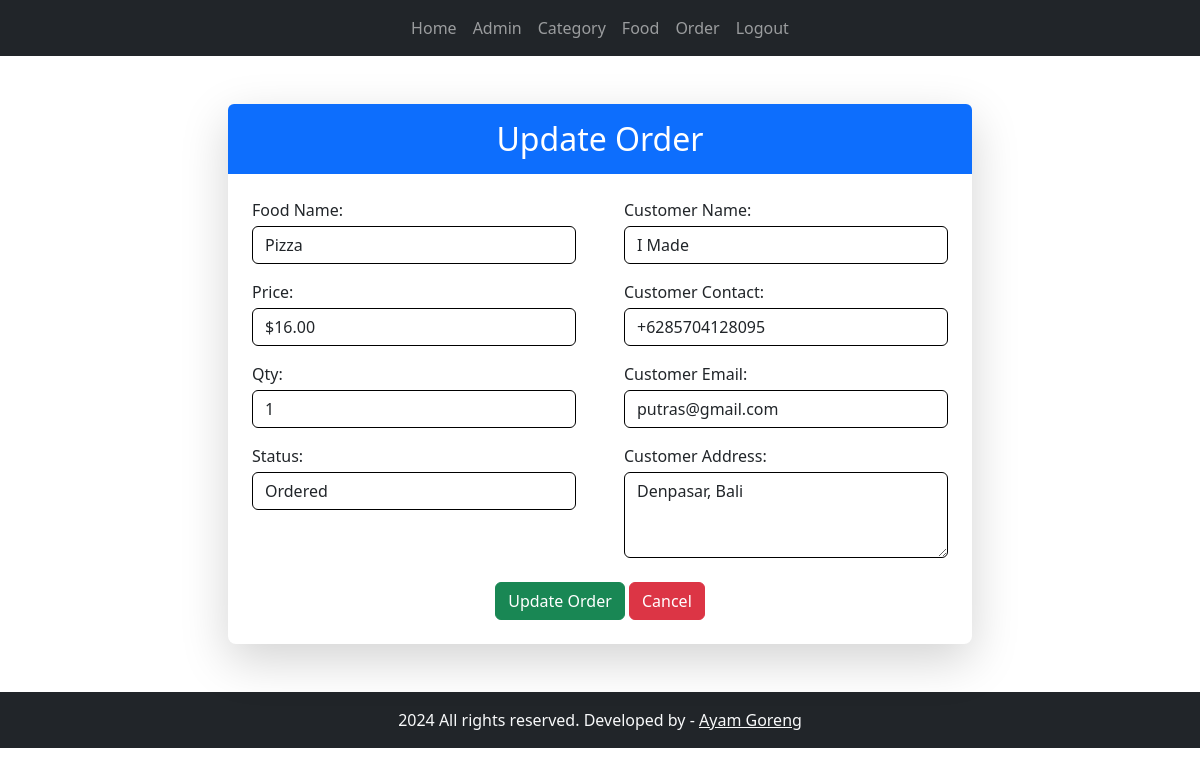
The page /admin/update-order.php?id=10 (signed in) on the database its author committed.
### tables this page shows
CREATE TABLE `tbl_order` (
  `id` int(10) UNSIGNED NOT NULL,
  `food` varchar(150) NOT NULL,
  `price` decimal(10,2) NOT NULL,
  `qty` int(11) NOT NULL,
  `total` decimal(10,2) NOT NULL,
  `order_date` datetime NOT NULL,
  `status` varchar(50) NOT NULL,
  `customer_name` varchar(150) NOT NULL,
  `customer_contact` varchar(20) NOT NULL,
  `customer_email` varchar(150) NOT NULL,
  `customer_address` varchar(255) NOT NULL
);

### admin/update-order.php (the view, shortened to what this page needs)
<?php include "partials/menu.php" ?>
<main class="bg-secondary-emphasis d-flex justify-content-center align-items-center py-5">
  <div class="container row">
    <div class="pb-4 col-12 col-lg-10 col-xl-8 mx-auto rounded-3 shadow-lg px-0">
      <h2 class="text-center mb-4 py-3 bg-primary text-white rounded-top">Update Order</h2>
      <?php
      if (isset($_GET['id'])) {
        $id = $_GET['id'];
        $sql = "SELECT * FROM tbl_order WHERE id = $id";
        $res = mysqli_query($conn, $sql);
        $count = mysqli_num_rows($res);
        if ($count == 1) {
          $row = mysqli_fetch_assoc($res);
          $food = $row['food'];
          $price = $row['price'];
          $qty = $row['qty'];
          $status = $row['status'];
          $customer_name = $row['customer_name'];
          $customer_contact = $row['customer_contact'];
          $customer_email = $row['customer_email'];
          $customer_address = $row['customer_address'];
        } else header('location:' . SITEURL . "admin/manage-admin.php");
      } else header('location:' . SITEURL . "admin/manage-admin.php");
      ?>
      <form action="" method="post">
        <div class="container">
          <div class="row justify-content-center">
            <div class="col-md-6 px-4">
              <div class="form-group mb-3">
                <label class="mb-1" for="food">Food Name:</label>
                <input type="text" class="form-control border border-black" id="food" value="<?php echo $food ?>" readonly>
              </div>
              <div class="form-group mb-3">
                <label class="mb-1" for="price">Price:</label>
                <input type="text" class="form-control border border-black" id="price" value="$<?php echo $price ?>" readonly>
              </div>
              <div class="form-group mb-3">
                <label class="mb-1" for="qty">Qty:</label>
                <input type="number" class="form-control border border-black" id="qty" name="qty" value="<?php echo $qty ?>">
              </div>
              <div class="form-group mb-3">
                <label class="mb-1" for="status">Status:</label>
                <select class="form-control border border-black" id="status" name="status">
                  <option <?php if ($status == "Ordered") echo "selected" ?> value="Ordered">Ordered</option>
                </select>
              </div>
            </div>
            <div class="col-md-6 px-4">
              <div class="form-group mb-3">
                <label class="mb-1" for="customer_name">Customer Name:</label>
                <input type="text" class="form-control border border-black" id="customer_name" name="customer_name" value="<?php echo $customer_name ?>">
              </div>
              <div class="form-group mb-3">
                <label class="mb-1" for="customer_contact">Customer Contact:</label>
                <input type="text" class="form-control border border-black" id="customer_contact" name="customer_contact" value="<?php echo $customer_contact ?>">
              </div>
              <div class="form-group mb-3">
                <label class="mb-1" for="customer_email">Customer Email:</label>
                <input type="text" class="form-control border border-black" id="customer_email" name="customer_email" value="<?php echo $customer_email ?>">
              </div>
              <div class="form-group mb-4">
                <label class="mb-1" for="customer_address">Customer Address:</label>
                <textarea class="form-control border border-black" id="customer_address" name="customer_address" rows="3"><?php echo $customer_address ?></textarea>
              </div>
            </div>
          </div>
          <div class="row text-center">
            <div class="col-12">
              <input type="submit" value="Update Order" name="submit" class="btn btn-success">
              <a href="<?php SITEURL ?> manage-order.php" class="btn btn-danger ">Cancel</a>
            </div>
          </div>
        </div>
      </form>
    </div>
  </div>
</main>
<?php include "partials/footer.php" ?>

### rows shown on the page
tbl_order: food "Pizza", price "$16.00", qty "1", status "Ordered", customer_name "I Made", customer_contact "+6285704128095", customer_email "putras@gmail.com", customer_address "Denpasar, Bali"
